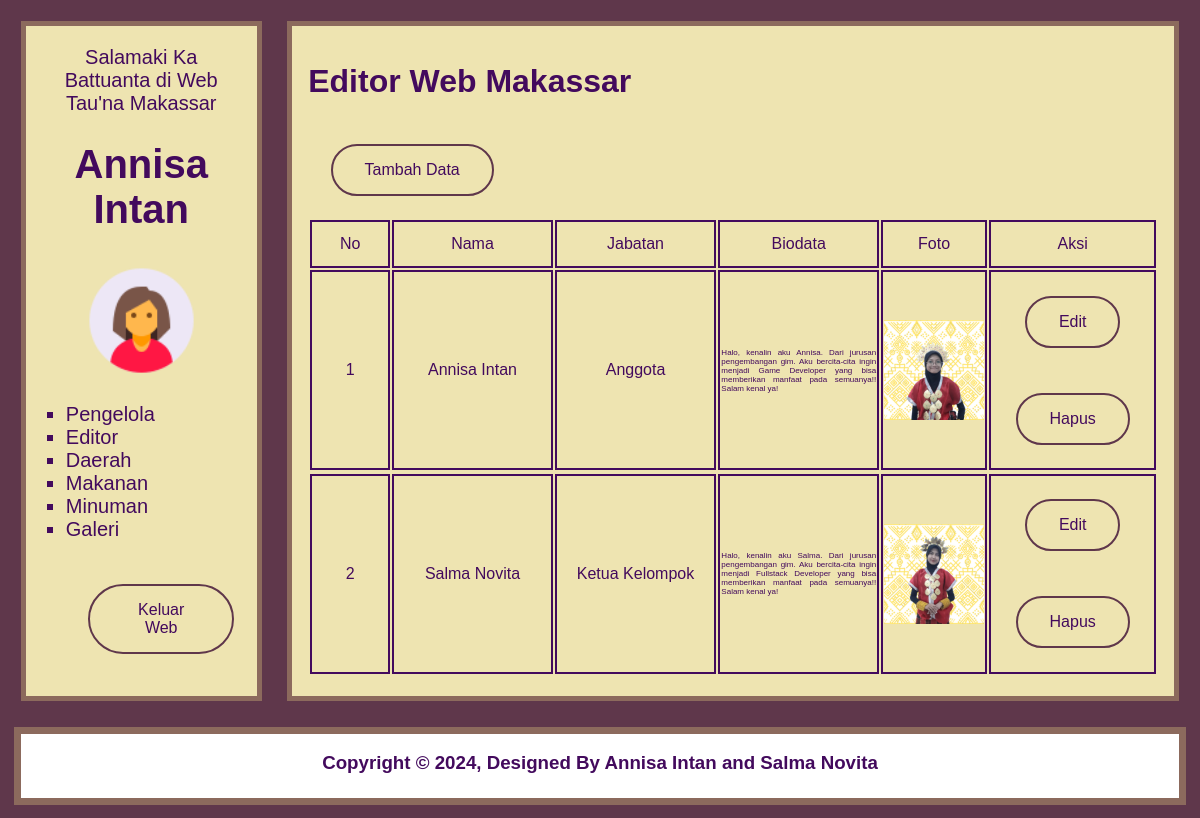
The app's page /admin/index.php?page=ceo_tampil (signed in) with its own data.
### tables this page shows
CREATE TABLE `tb_profil` (
  `nama` varchar(15) NOT NULL,
  `jabatan` text NOT NULL,
  `biodata` text NOT NULL,
  `foto_editor` text NOT NULL
);

### admin/ceo_tampil.php (the view)
<h1>Editor Web Makassar</h1>
<div class="button">
  <?php
    echo "<button><a href='index.php?page=ceo_tambah'>Tambah Data</a></button>";
  ?>
</div>
<table>
    <tr class="kepala">
      <td width="10%">No</td>
      <td width="20%">Nama</td>
      <td width="20%">Jabatan</td>
      <td width="20%">Biodata</td>
      <td width="10%">Foto</td>
      <td width="20%">Aksi</td>
    </tr>
    <?php
        include "../config/koneksi.php";
        $nomor=1;
        $tampil_profil = mysqli_query ($koneksi,"SELECT * FROM tb_profil
        ORDER BY nama");
        while ($hasil=mysqli_fetch_array($tampil_profil))
        {
          echo "<tr>";
          echo "<td>$nomor</td>";
          echo "<td>$hasil[nama]</td>";
          echo "<td>$hasil[jabatan]</td>";
          echo "<td class='kecil'>$hasil[biodata]</td>";
          echo "<td><img src='$hasil[foto_editor]' class='gambar'></td>";
          echo "<td align='center'>
          <a href='index.php?page=ceo_tambah&nama=$hasil[nama]'><button>Edit</button></a> <br>
          <a href='ceo_proses.php?status=hapus&nama=$hasil[nama]' onclick=\"return confirm('Apakah Anda yakin ingin menghapus data ini?');\"><button>Hapus</button></a>
          </td>";
          echo "<tr>";
          $nomor++;
        }
    ?>
</table>
<link rel="stylesheet" href="styles.css">

### admin/styles.css (style rules this page uses)
:root { --bg: #EEE4B1; --color: #430A5D; --tr1: #5F374B; --tr2: #8C6A5D; }
* { text-decoration: none; color: #430A5D; }
button { cursor: pointer; margin: 1.4rem; background-color: #EEE4B1; border-radius: 50px; border: 2px solid var(--tr1); padding: 15px 32px; text-align: center; text-decoration: none; display: inline-block; font-size: 16px; }
table tr td { text-align: center; border: 2px solid #430A5D; }
.kepala { height: 3rem; }
.gambar { height: auto; width: 100px; }
.kecil { font-size: 8px; text-align: justify; }

### admin/index.php (style rules this page uses)
body { background-color: #5F374B; width: auto; font-family: 'Lucida Sans', 'Lucida Sans Regular', 'Lucida Grande', 'Lucida Sans Unicode', Geneva, Verdana, sans-serif; }

### admin/menu.php (style rules this page uses)
* { text-decoration: none; color: #430A5D; }
button { margin-top: 3rem; background-color: #8C6A5D; color: #430A5D; border-radius: 50px; border: none; padding: 15px 32px; text-align: center; text-decoration: none; display: inline-block; font-size: 16px; }

### records on screen
tb_profil: nama "Annisa Intan", jabatan "Anggota", biodata "Halo, kenalin aku Annisa. Dari jurusan pengembangan gim. Aku bercita-cita ingin menjadi Game Developer yang bisa memberikan manfaat pada semuanya!! Salam kenal ya!", foto_editor (picture)
tb_profil: nama "Salma Novita", jabatan "Ketua Kelompok", biodata "Halo, kenalin aku Salma. Dari jurusan pengembangan gim. Aku bercita-cita ingin menjadi Fullstack Developer yang bisa memberikan manfaat pada semuanya!! Salam kenal ya!", foto_editor (picture)

### other values on screen
$_SESSION['nama_pengelola'] "Annisa Intan"
